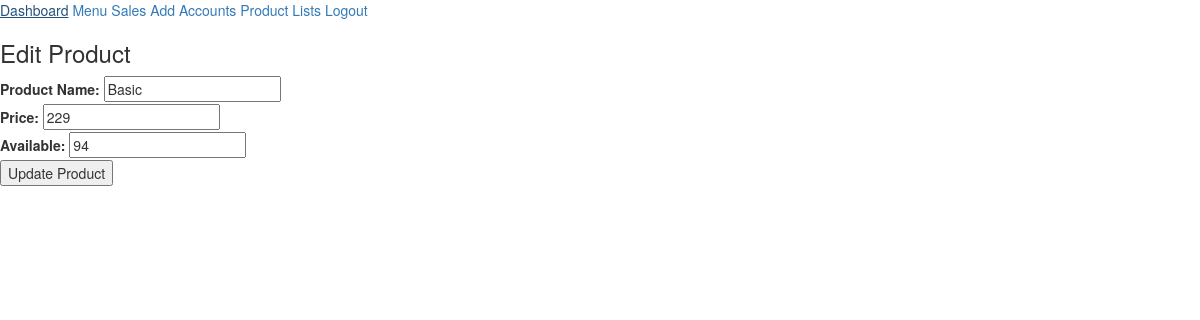
Page /views/edit-product.php?id=11 (signed in) on the committed database.
### tables this page shows
CREATE TABLE `products` (
  `id` int(11) NOT NULL,
  `product_name` varchar(100) NOT NULL,
  `price` float NOT NULL,
  `available` int(11) NOT NULL
);

### classes/Database.php (called while the page is built, shortened)
<?php
class Database {
    private $host = 'localhost';
    private $username = 'root';
    private $password = 'root';
    private $database = 'php-oop';
    public function connect() {
        $conn = new mysqli($this->host, $this->username, $this->password, $this->database);
        return $conn;
    }
}
?>

### actions/product-action.php (called while the page is built, shortened)
<?php
require_once '../classes/Product.php';
if ($_SERVER['REQUEST_METHOD'] == 'GET' && isset($_GET['id'])) {
    $productId = $_GET['id'];
    $product = new Product();
    $currentProduct = $product->getProductById($productId);
}

### classes/Product.php (called while the page is built, shortened)
<?php
require_once 'Database.php';
class Product
{
    private $conn;
    public function __construct()
    {
        $db = new Database();
        $this->conn = $db->connect();
    }
    public function getProductById($productId)
    {
        $stmt = $this->conn->prepare("SELECT * FROM products WHERE id = ?");
        $stmt->bind_param("i", $productId);
        $stmt->execute();
        $result = $stmt->get_result()->fetch_assoc();
        return $result;
    }
}

### views/edit-product.php (the view, shortened to what this page needs)
<?php
require_once '../classes/Product.php';
include '../actions/product-action.php';
?>
<!DOCTYPE html>
<html lang="en">
<head>
    <link rel="stylesheet" href="https://maxcdn.bootstrapcdn.com/bootstrap/3.3.7/css/bootstrap.min.css">
</head>
<body>
    <?php include './sidebar.php'; ?>
    <h3>Edit Product</h3>
    <form method="post" action="../actions/product-action.php">
        <label for="productName">Product Name:</label>
        <input type="text" name="productName" value="<?php echo $currentProduct['product_name']; ?>" required><br>
        <label for="price">Price:</label>
        <input type="number" name="price" step="0.01" value="<?php echo $currentProduct['price']; ?>" required><br>
        <label for="qty">Available:</label>
        <input type="number" name="available" value="<?php echo $currentProduct['available']; ?>" required><br>
        <button type="submit" name="update">Update Product</button>
    </form>
</body>
</html>

### rows in the picture
products: productName "Basic", price "229", available "94"
